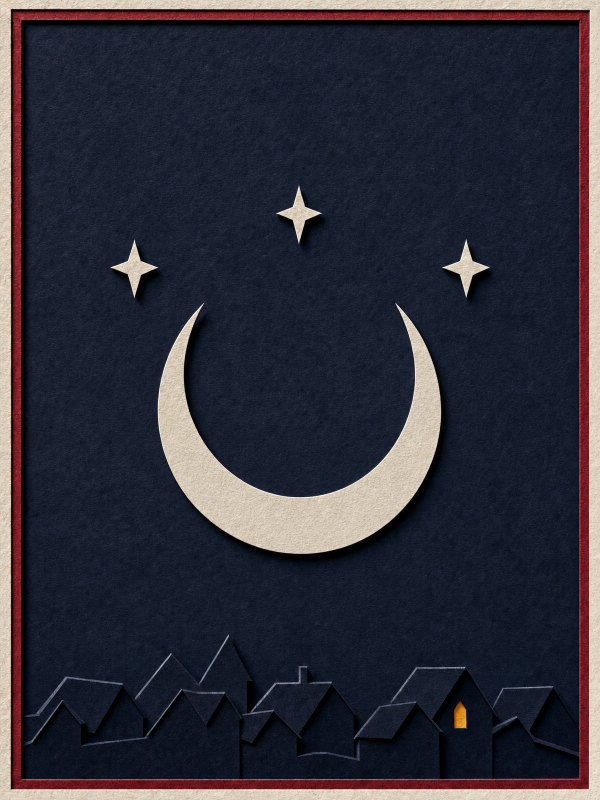
#> input picture docs/design/art/card-backs/raw/moon.webp, 1200 x 1600 px (shown at 1/2 size); its folder holds 4 pictures in this run
$ python card_back_art.py
#> lines starting #> are read from the running program, lines starting #| are printed output that depends on the picture; after the words box and inside, x2 and y2 are one past the last pixel; in counts of white or black regions, pixels touching at a corner belong together
"""Make the five card back masters from the raw generated pictures.

    uv run --with pillow --with numpy --with scipy python tool/card_back_art.py

(`just card-back-art`, from frontend/.) Reads docs/design/art/card-backs/raw/<name>.webp
(what the image model gave, 1200 x 1600, lossless WebP) and writes docs/design/art/card-backs/<name>.jpg
(the masters `just skin-art` shrinks to the app's WebP). Deterministic: run it twice and the
files do not change. How each picture was made, and the prompts: docs/design/art/card-backs/PROVENANCE.md.

Two stages, the same for every card (what differs is in CARDS):

1. Clean-up. Mirror the left half (and the top half) over the rest, for exact symmetry; grade
   the colours toward the app's palette (blues toward the violet-leaning indigo, bone lifted and
   warmed); lift the dark tones where asked; even the frame (the bone rim, measured to the red
   line on all four sides, trimmed to the narrowest, scaled back to 1200 x 1600).
2. Finishing, so the card sits in the cut-paper world of the rest of the art: the red frame's own
   cast shadow laid on what lies inside it (a deeper lip), a little paper grain, and the two
   local touches (the eye's amber toned to dusty gold, a warm halo round the window).
"""

from __future__ import annotations

from dataclasses import dataclass
from pathlib import Path

import numpy as np
from PIL import Image, ImageOps
from scipy import ndimage as ndi

ROOT = Path(__file__).resolve().parents[2]
DIR = ROOT / "docs" / "design" / "art" / "card-backs"
QUALITY = 88  # of the master JPEG


@dataclass(frozen=True)
class Card:
    name: str
    # Mirror the left half over the right ("lr"), and the top over the bottom too ("lrtb").
    sym: str = "none"
    # Lift the dark tones (gamma below 1), or leave them (None).
    lift: float | None = None
    # Tone the amber to dusty gold (the eye: the primary button's hue, ten of them on a board).
    tone_amber: bool = False
    # A warm halo round the lit window, and the window a little brighter.
    window_glow: bool = False
    # The grain's seed: one per card, fixed.
    seed: int = 0


CARDS = (
    Card("moon", seed=20261187),
    Card("window", sym="lr", lift=0.78, window_glow=True, seed=20261188),
    Card("teeth", sym="lrtb", seed=20261189),
    Card("eye", sym="lrtb", tone_amber=True, seed=20261190),
    Card("quilt", sym="lrtb", seed=20261191),
)


# --- 1. Clean-up -------------------------------------------------------------


def _mirror(im: Image.Image, sym: str) -> Image.Image:
    w, h = im.size
    if sym in ("lr", "lrtb"):
        left = im.crop((0, 0, w // 2, h))
        im.paste(left, (0, 0))
        im.paste(ImageOps.mirror(left), (w // 2, 0))
    if sym == "lrtb":
        top = im.crop((0, 0, w, h // 2))
        im.paste(top, (0, 0))
        im.paste(ImageOps.flip(top), (0, h // 2))
    return im


def _grade(img: Image.Image) -> Image.Image:
    hsv = np.array(img.convert("HSV")).astype(np.float32)  # H, S, V in 0..255
    hue = hsv[..., 0] * 360 / 255
    sat = hsv[..., 1] / 255
    val = hsv[..., 2] / 255
    # Blues (180 to 270 degrees): toward the app's violet-leaning indigo, a little less saturated.
    blue = np.clip(1 - np.abs(hue - 225) / 55, 0, 1)
    hue = hue + 14 * blue
    sat = sat * (1 - 0.18 * blue)
    val = val * (1 - 0.10 * blue * (1 - val))
    # Bone: pull the dull tan toward the app's lighter warm bone.
    boneish = (
        np.clip(1 - np.abs(hue - 40) / 30, 0, 1)
        * np.clip((val - 0.55) / 0.2, 0, 1)
        * (sat < 0.35)
    )
    val = np.clip(val * (1 + 0.14 * boneish), 0, 1)
    sat = sat * (1 - 0.10 * boneish)
    out = np.stack([hue * 255 / 360 % 255, sat * 255, val * 255], -1)
    return Image.fromarray(out.clip(0, 255).astype(np.uint8), "HSV").convert("RGB")


def _lift(img: Image.Image, gamma: float) -> Image.Image:
    a = np.asarray(img).astype(np.float32) / 255
    lum = a.mean(-1, keepdims=True)
    weight = np.clip((0.45 - lum) / 0.2, 0, 1)
    out = a * (1 - weight) + (a**gamma) * weight
    return Image.fromarray((out * 255).clip(0, 255).astype(np.uint8))


def _even_frame(img: Image.Image) -> Image.Image:
    """Trim each side so the bone rim is the same width on all four sides (measured to the red
    line), then rescale back to the picture's size."""
    a = np.asarray(img).astype(int)

    def red(p):
        return p[0] > p[1] + 45 and p[0] > p[2] + 45

    def first(line):
        for i, p in enumerate(line):
            if red(p):
                return i
        return 0

    height, width, _ = a.shape
    left = int(np.median([first(a[y, :]) for y in (500, 800, 1100)]))
    right = int(np.median([first(a[y, ::-1]) for y in (500, 800, 1100)]))
    top = int(np.median([first(a[:, x]) for x in (400, 600, 800)]))
    bottom = int(np.median([first(a[::-1, x]) for x in (400, 600, 800)]))
    m = min(left, right, top, bottom)
    box = (left - m, top - m, width - (right - m), height - (bottom - m))
    return img.crop(box).resize((width, height), Image.LANCZOS)


def clean(card: Card, raw: Image.Image) -> Image.Image:
    im = _mirror(raw.convert("RGB"), card.sym)
    im = _grade(im)
    if card.lift is not None:
        im = _lift(im, card.lift)
    return _even_frame(im)


# --- 2. Finishing ------------------------------------------------------------


def _hsv(a: np.ndarray) -> np.ndarray:
    return np.array(Image.fromarray((a * 255).astype(np.uint8)).convert("HSV")).astype(
        np.float32
    )


def _amber(a: np.ndarray) -> np.ndarray:
    """How amber each pixel is (0 to 1): the eye's almond, the lit window."""
    hsv = _hsv(a) / 255
    hue = hsv[..., 0] * 360
    return (
        np.clip(1 - np.abs(hue - 38) / 22, 0, 1)
        * np.clip((hsv[..., 1] - 0.35) / 0.25, 0, 1)
        * np.clip((hsv[..., 2] - 0.25) / 0.25, 0, 1)
    )


def finish(card: Card, im: Image.Image) -> Image.Image:
    a = np.asarray(im.convert("RGB")).astype(np.float32) / 255
    h, w, _ = a.shape

    if card.tone_amber:
        m = _amber(a)
        hsv = _hsv(a)
        hsv[..., 1] = hsv[..., 1] * (1 - 0.38 * m)
        hsv[..., 2] = hsv[..., 2] * (1 - 0.20 * m)
        rgb = Image.fromarray(hsv.clip(0, 255).astype(np.uint8), "HSV").convert("RGB")
        a = np.asarray(rgb).astype(np.float32) / 255
    if card.window_glow:
        m = _amber(a)
        glow = ndi.gaussian_filter(m, 55)
        glow = glow / glow.max()
        warm = np.array([0.89, 0.63, 0.23], dtype=np.float32)
        a = np.clip(
            a + 0.62 * glow[..., None] * warm * (1 - a.mean(-1, keepdims=True)), 0, 1
        )
        a = np.clip(a * (1 + 0.12 * m[..., None]), 0, 1)

    # The red frame line, within 150 px of the edge: the one ring, not a corner diamond.
    r, g, b = a[..., 0], a[..., 1], a[..., 2]
    red = (r > g + 0.14) & (r > b + 0.14)
    yy, xx = np.mgrid[0:h, 0:w]
    edge = np.minimum.reduce([xx, yy, w - 1 - xx, h - 1 - yy])
    frame = red & (edge < 150)
    labels, count = ndi.label(frame)
    sizes = ndi.sum(frame, labels, range(1, count + 1))
    frame = labels == (1 + int(np.argmax(sizes)))
    # Its cast shadow, light from the top left: down and to the right, softened, on what lies
    # inside the frame (never on the frame or the rim outside it).
    cast = ndi.shift(frame.astype(np.float32), (9, 7), order=1)
    cast = np.clip(ndi.gaussian_filter(cast, 9) * 1.5, 0, 1)
    ring_outer = ndi.binary_fill_holes(ndi.binary_dilation(frame, iterations=4))
    inner = ring_outer & ~ndi.binary_dilation(frame, iterations=2)
    a = a * (1 - 0.62 * cast * inner)[..., None]

    # Paper grain: fine, slightly soft, strongest in the mid tones.
    noise = np.random.default_rng(card.seed).normal(0, 1, (h, w)).astype(np.float32)
    noise = ndi.gaussian_filter(noise, 1.1)
    noise = noise / noise.std()
    amplitude = 0.030 * (0.55 + 0.9 * np.clip(a.mean(-1), 0, 0.6))
    a = np.clip(a + (noise * amplitude)[..., None], 0, 1)
    return Image.fromarray((a * 255 + 0.5).astype(np.uint8))


def main() -> None:
    for card in CARDS:
        with Image.open(DIR / "raw" / f"{card.name}.webp") as raw:
#> raw is the input picture: PIL image 1200x1600 RGB; mean R, G, B 48, 47.3, 58.1
            master = finish(card, clean(card, raw))
#> in _grade, `hue = hsv[..., 0] * 360 / 255`:
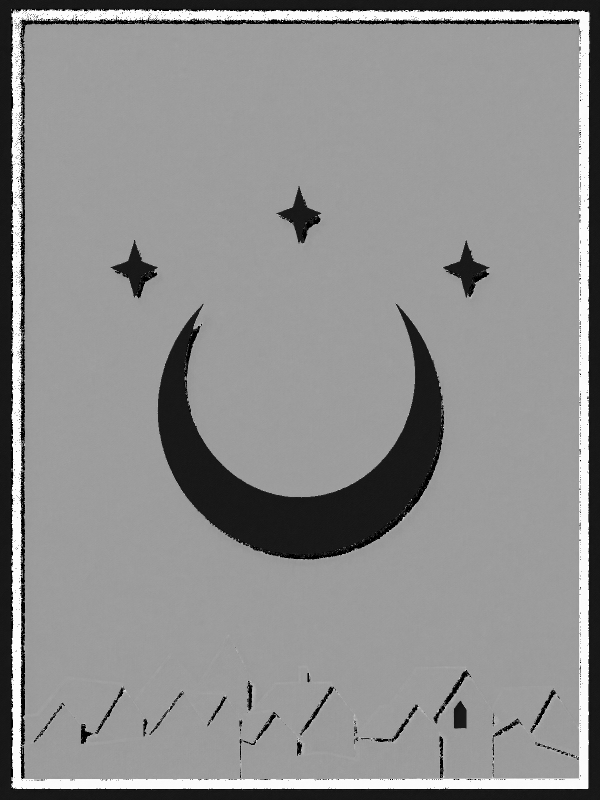
#> hue: shape (1600, 1200) float32 (shown at 1/2 size); min 0, max 358.6, mean 202; drawn with min black and max white
#> in _grade, `sat = sat * (1 - 0.18 * blue)`:
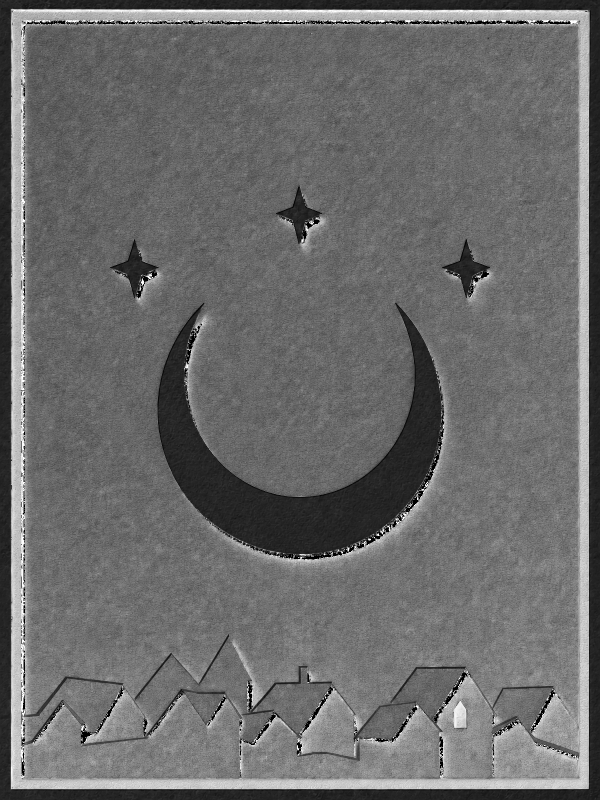
#> sat: shape (1600, 1200) float32 (shown at 1/2 size); min 0, max 1, mean 0.421
#> in _grade, `out = np.stack([hue * 255 / 360 % 255, sat * 255, val * 255], -1)`:
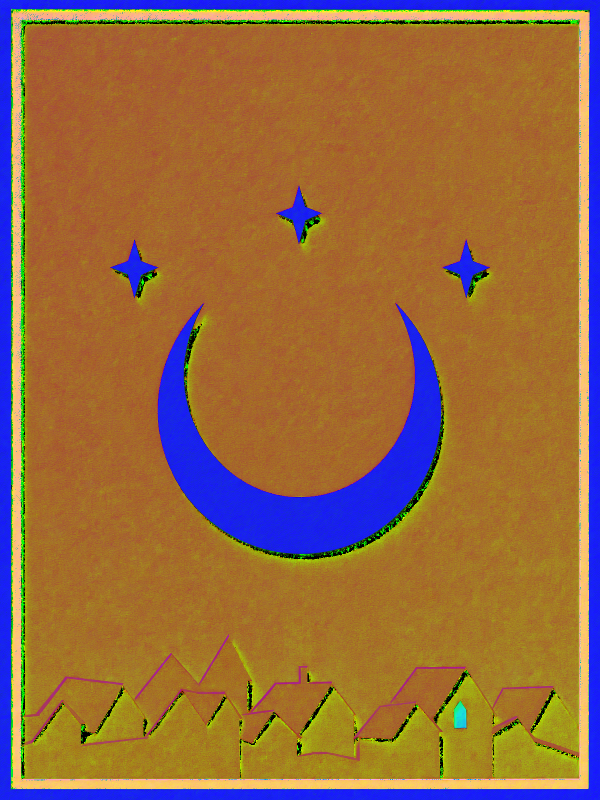
#> out: shape (1600, 1200, 3) float32 (shown at 1/2 size); mean R, G, B 149.1, 107, 65.7
#> the loop in first, `for i, p in enumerate(line):` made 27 passes
#> p on passes 1 to 12: [237, 223, 206], [245, 231, 210], [235, 217, 200], [235, 219, 201], [242, 229, 208], [237, 224, 205], [243, 229, 212], [234, 219, 204], [245, 230, 213], [236, 221, 205], [248, 234, 219], [255, 243, 225]
#> the loop in first, `for i, p in enumerate(line):` made 27 passes
#> p on passes 1 to 12: [245, 232, 213], [242, 228, 213], [252, 239, 222], [255, 244, 226], [247, 234, 217], [231, 216, 197], [220, 204, 186], [221, 205, 189], [242, 230, 211], [241, 227, 212], [255, 242, 226], [255, 243, 226]
#> the loop in first, `for i, p in enumerate(line):` made 26 passes
#> p on passes 1 to 12: [235, 221, 203], [240, 226, 209], [240, 226, 212], [255, 244, 228], [255, 245, 230], [253, 243, 230], [255, 246, 231], [255, 245, 230], [255, 244, 229], [253, 241, 225], [246, 232, 219], [255, 243, 227]
#> in _even_frame, `left = int(np.median([first(a[y, :]) for y in (500, 800, 1100)]))`: left = 26
#> the loop in first, `for i, p in enumerate(line):` made 23 passes
#> p on passes 1 to 12: [238, 223, 206], [239, 223, 208], [250, 237, 218], [239, 223, 208], [248, 235, 218], [255, 244, 227], [255, 244, 228], [253, 240, 224], [250, 237, 220], [245, 232, 214], [225, 209, 194], [228, 213, 195]
#> the loop in first, `for i, p in enumerate(line):` made 23 passes
#> p on passes 1 to 12: [244, 230, 212], [249, 236, 218], [244, 230, 212], [240, 225, 208], [248, 234, 217], [253, 239, 223], [238, 224, 208], [223, 206, 190], [243, 230, 215], [255, 248, 235], [255, 248, 235], [255, 244, 228]
#> the loop in first, `for i, p in enumerate(line):` made 23 passes
#> p on passes 1 to 12: [251, 238, 220], [255, 242, 226], [248, 234, 219], [253, 241, 221], [236, 223, 207], [231, 215, 200], [244, 231, 213], [253, 240, 223], [241, 224, 211], [255, 243, 225], [247, 234, 218], [231, 217, 204]
#> in _even_frame, `right = int(np.median([first(a[y, ::-1]) for y in (500, 800, 1100)]))`: right = 22
#> the loop in first, `for i, p in enumerate(line):` made 25 passes
#> p on passes 1 to 12: [254, 244, 228], [255, 246, 231], [255, 249, 230], [252, 242, 227], [255, 246, 232], [239, 227, 214], [246, 233, 217], [240, 228, 210], [253, 244, 223], [242, 231, 215], [255, 247, 229], [243, 231, 215]
#> the loop in first, `for i, p in enumerate(line):` made 25 passes
#> p on passes 1 to 12: [251, 240, 221], [247, 233, 216], [232, 218, 201], [240, 229, 209], [255, 246, 228], [245, 235, 222], [251, 240, 227], [255, 247, 234], [255, 248, 233], [241, 231, 218], [230, 218, 206], [255, 246, 229]
#> the loop in first, `for i, p in enumerate(line):` made 24 passes
#> p on passes 1 to 12: [253, 242, 222], [244, 230, 211], [223, 209, 190], [242, 229, 211], [255, 245, 228], [237, 226, 214], [244, 233, 220], [255, 246, 228], [241, 230, 214], [236, 224, 209], [248, 237, 219], [248, 239, 225]
#> in _even_frame, `top = int(np.median([first(a[:, x]) for x in (400, 600, 800)]))`: top = 24
#> the loop in first, `for i, p in enumerate(line):` made 22 passes
#> p on passes 1 to 12: [255, 243, 225], [255, 242, 226], [244, 230, 214], [255, 243, 224], [253, 241, 221], [241, 227, 212], [244, 229, 215], [255, 245, 227], [255, 245, 228], [241, 227, 210], [241, 226, 209], [255, 245, 229]
#> the loop in first, `for i, p in enumerate(line):` made 22 passes
#> p on passes 1 to 12: [240, 226, 208], [229, 215, 198], [243, 230, 213], [255, 244, 226], [245, 233, 215], [234, 220, 203], [248, 234, 215], [255, 245, 227], [238, 226, 213], [255, 243, 225], [248, 234, 217], [238, 225, 211]
#> the loop in first, `for i, p in enumerate(line):` made 22 passes
#> p on passes 1 to 12: [233, 217, 199], [247, 235, 215], [249, 237, 219], [254, 242, 224], [234, 220, 206], [236, 221, 204], [254, 240, 219], [243, 228, 212], [240, 226, 211], [255, 244, 225], [252, 239, 222], [255, 243, 225]
#> in _even_frame, `bottom = int(np.median([first(a[::-1, x]) for x in (400, 600, 800)]))`: bottom = 21
#> in _even_frame, `box = (left - m, top - m, width - (right - m), height - (bottom - m))`: box = (5, 3, 1199, 1600)
#> in finish, `red = (r > g + 0.14) & (r > b + 0.14)`:
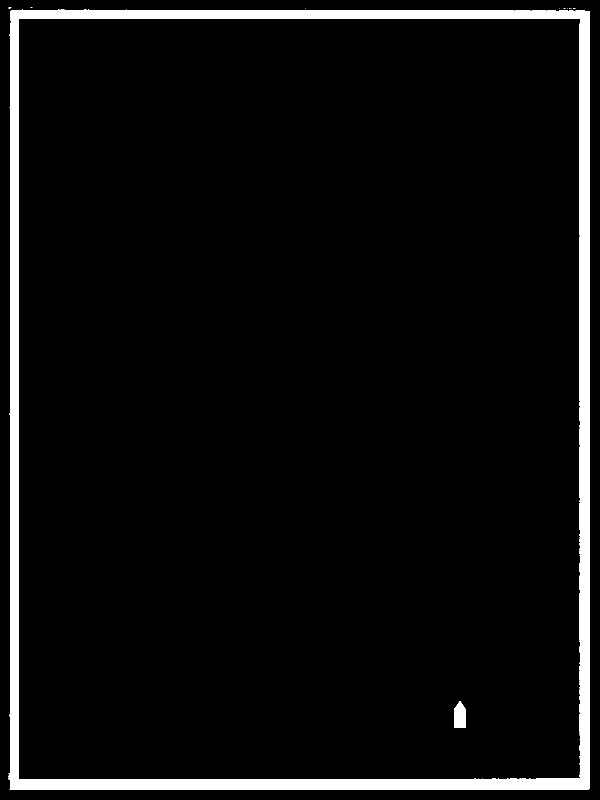
#> red: shape (1600, 1200) bool (shown at 1/2 size); 5.3% white; 16 white regions (14 under 20 px), largest, box (x1, y1, x2, y2) and area: (18, 19, 1180, 1579) 100628, (908, 1402, 932, 1456) 1096
#> in finish, `frame = red & (edge < 150)`: frame: shape (1600, 1200) bool; 5.3% white; 16 white regions (14 under 20 px), largest, box (x1, y1, x2, y2) and area: (18, 19, 1180, 1579) 100628, (908, 1450, 932, 1456) 136
#> in finish, `labels, count = ndi.label(frame)`:
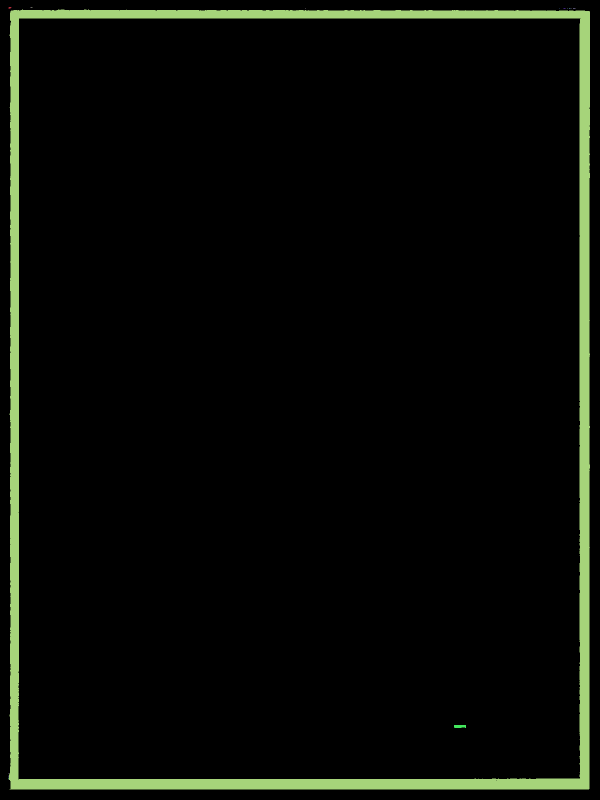
#> labels: shape (1600, 1200) int32 (shown at 1/2 size); 17 distinct labels, from 0 to 16; one colour per label, 0 black
#> in finish, `labels, count = ndi.label(frame)`: count = 16
#> in finish, `sizes = ndi.sum(frame, labels, range(1, count + 1))`: sizes = [12, 1, 3, 1, 1, 1, 4, 3, 1, 5, 100628, 136, 1, 3, 3, 1]
#> in finish, `frame = labels == (1 + int(np.argmax(sizes)))`: frame: shape (1600, 1200) bool; 5.2% white; 1 white region, box (x1, y1, x2, y2) and area: (18, 19, 1180, 1579) 100628
#> in finish, `cast = ndi.shift(frame.astype(np.float32), (9, 7), order=1)`: cast: shape (1600, 1200) float32; values 0 (black) and 1 (white), 5.2% white; 1 white region, box (x1, y1, x2, y2) and area: (25, 28, 1187, 1588) 100628
#> in finish, `ring_outer = ndi.binary_fill_holes(ndi.binary_dilation(frame, iteratio..`: ring_outer: shape (1600, 1200) bool; 95.2% white; 1 black region, box (x1, y1, x2, y2) and area: (0, 0, 1200, 1600) 92353
#> in finish, `inner = ring_outer & ~ndi.binary_dilation(frame, iterations=2)`:
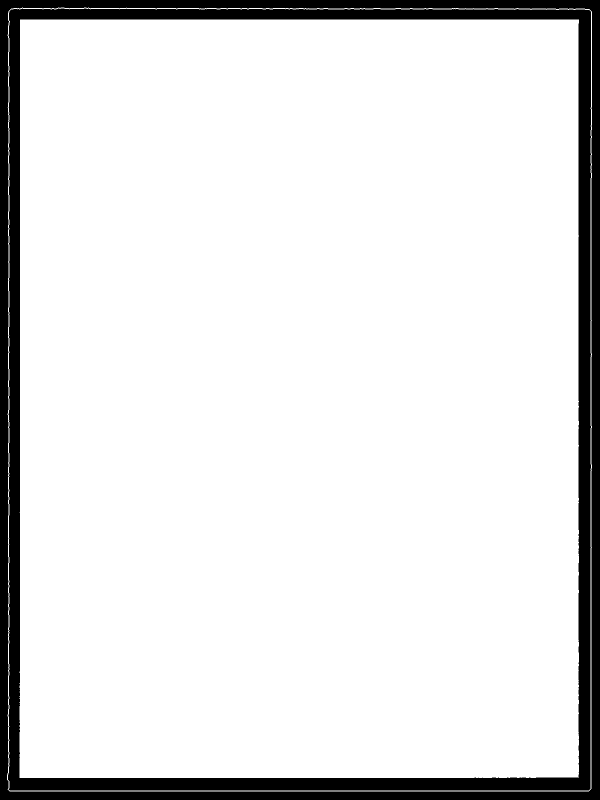
#> inner: shape (1600, 1200) bool (shown at 1/2 size); 88.8% white; 2 black regions, box (x1, y1, x2, y2) and area: (16, 17, 1182, 1581) 122055, (0, 0, 1200, 1600) 92353
#> in finish, `amplitude = 0.030 * (0.55 + 0.9 * np.clip(a.mean(-1), 0, 0.6))`:
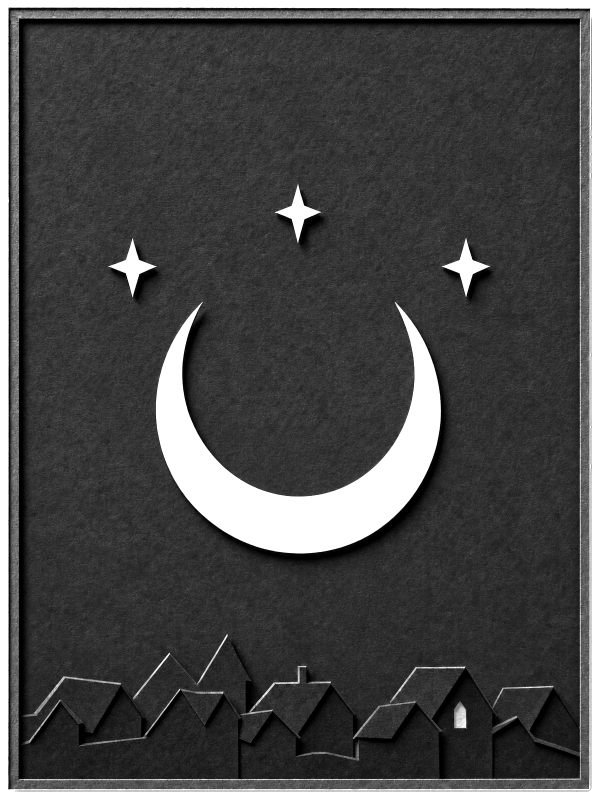
#> amplitude: shape (1600, 1200) float32 (shown at 1/2 size); min 0.0165, max 0.0327, mean 0.0211; drawn with min black and max white
        master.save(DIR / f"{card.name}.jpg", "JPEG", quality=QUALITY, optimize=True)
        print(f"{card.name}.jpg  {master.width}x{master.height}")
#| moon.jpg  1200x1600


if __name__ == "__main__":
#> (the run stopped early here; a loop or call above may not have finished)
